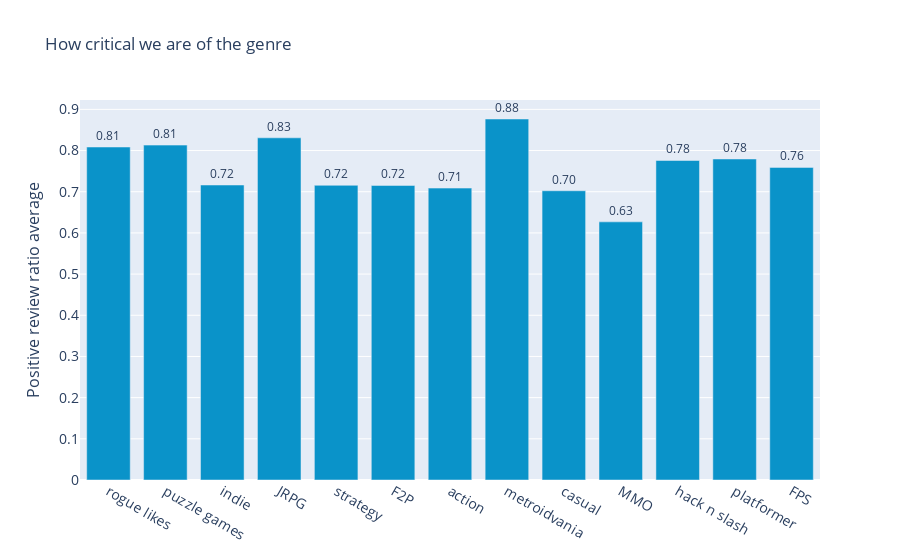

The code cell stored with this chart in its notebook:
### Code cell
import plotly.graph_objects as go

fig = go.Figure()
fig.add_trace(go.Bar(x=ratings['Games'],
                y=ratings['average_positive_rating_percentage'],
                name='Positive rating percentage',
                marker_color='rgb(10, 147, 201)', text=ratings['average_positive_rating_percentage']
                ))

fig.update_layout(
    title='How critical we are of the genre',
    xaxis_tickfont_size=14,
    yaxis=dict(
        title='Positive review ratio average',
        titlefont_size=16,
        tickfont_size=14,
    ),
    legend=dict(
        x=0,
        y=1.0,
        bgcolor='rgba(255, 255, 255, 0)',
        bordercolor='rgba(255, 255, 255, 0)'
    ),
    barmode='group',
    bargap=0.15, # gap between bars of adjacent location coordinates.
    bargroupgap=0.1 # gap between bars of the same location coordinate.
)
fig.update_traces(texttemplate='%{text:.2r}', textposition='outside')
fig.show()

### Figure 1 — Plotly figure (JSON) as saved in the notebook; plotly's stock layout.template omitted (floating-point values rounded to 4 significant figures)
{"data": [{"marker": {"color": "rgb(10, 147, 201)"}, "name": "Positive rating percentage", "text": [0.8086, 0.8132, 0.7163, 0.8309, 0.7156, 0.7153, 0.7088, 0.8766, 0.7024, 0.6268, 0.7759, 0.7795, 0.7591], "textposition": "outside", "texttemplate": "%{text:.2r}", "type": "bar", "x": ["rogue likes", "puzzle games", "indie", "JRPG", "strategy", "F2P", "action", "metroidvania", "casual", "MMO", "hack n slash", "platformer", "FPS"], "y": [0.8086, 0.8132, 0.7163, 0.8309, 0.7156, 0.7153, 0.7088, 0.8766, 0.7024, 0.6268, 0.7759, 0.7795, 0.7591]}], "layout": {"bargap": 0.15, "bargroupgap": 0.1, "barmode": "group", "legend": {"bgcolor": "rgba(255, 255, 255, 0)", "bordercolor": "rgba(255, 255, 255, 0)", "x": 0, "y": 1}, "title": {"text": "How critical we are of the genre"}, "xaxis": {"tickfont": {"size": 14}}, "yaxis": {"tickfont": {"size": 14}, "title": {"font": {"size": 16}, "text": "Positive review ratio average"}}}}
